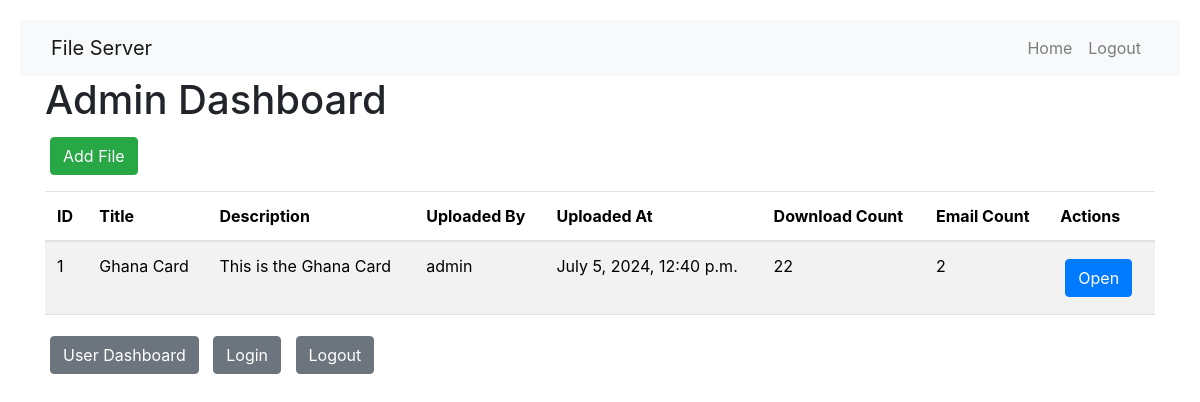
Before: /admin-dashboard/ (signed in) with the older database file.
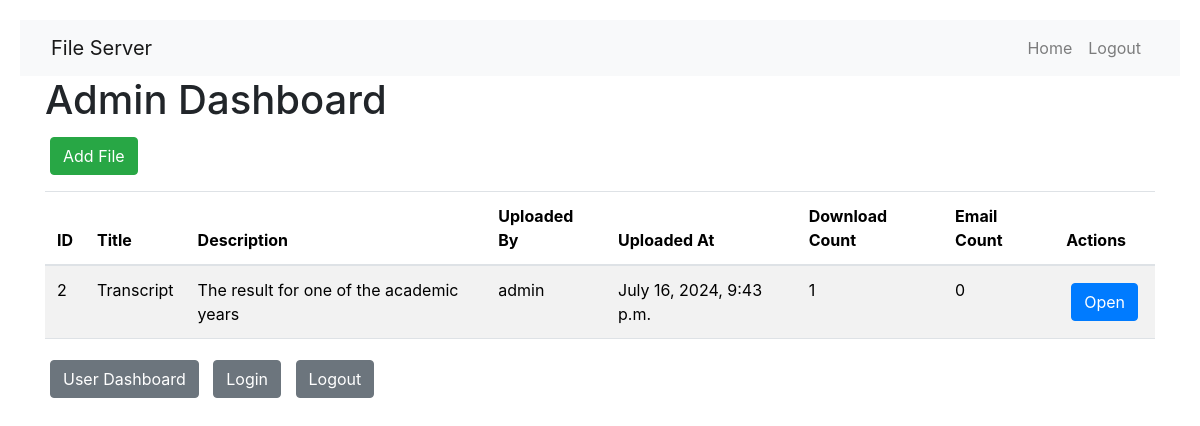
After: the same page with the newer database file.
### backend/models.py (models this page shows, shortened)
class Document(models.Model):
    title = models.CharField(max_length=100)
    description = models.TextField()
    file = models.FileField(upload_to="uploads/")
    uploaded_at = models.DateTimeField(auto_now_add=True)
    uploaded_by = models.ForeignKey(settings.AUTH_USER_MODEL, on_delete=models.CASCADE)
    download_count = models.PositiveIntegerField(default=0)
    email_count = models.PositiveIntegerField(default=0)

class CustomUser(AbstractUser):
    email = models.EmailField(unique=True)

### backend/views.py (the view)
# urls.py: path("admin-dashboard/", admin_dashboard, name="admin_dashboard"),
@login_required(login_url="login")
def admin_dashboard(request):
    if not request.user.is_superuser:
        return redirect("userDashboard")
    documents = Document.objects.all()
    download_logs = DownloadLog.objects.all()
    email_logs = EmailLog.objects.all()
    return render(
        request,
        "adminDashboard.html",
        {
            "documents": documents,
            "download_logs": download_logs,
            "email_logs": email_logs,
        },
    )

### backend/templates/adminDashboard.html (shortened to what this page needs)
{% extends 'base.html' %}
{% block content %}
<h1>Admin Dashboard</h1>
<a href="{% url 'add_file' %}" class="btn btn-success mb-3">Add File</a>
<table class="table table-striped">
    <thead>
        <tr>
            <th>ID</th>
            <th>Title</th>
            <th>Description</th>
            <th>Uploaded By</th>
            <th>Uploaded At</th>
            <th>Download Count</th>
            <th>Email Count</th>
            <th>Actions</th>
        </tr>
    </thead>
    <tbody>
        {% for document in documents %}
        <tr>
            <td>{{ document.id }}</td>
            <td>{{ document.title }}</td>
            <td>{{ document.description }}</td>
            <td>{{ document.uploaded_by.username }}</td>
            <td>{{ document.uploaded_at }}</td>
            <td>{{ document.download_count }}</td>
            <td>{{ document.email_count }}</td>
            <td>
                <button type="button" class="btn btn-primary" data-toggle="modal"
                    data-target="#fileModal{{ document.id }}">
                    Open
                </button>
            </td>
        </tr>
        {% endfor %}
    </tbody>
</table>
<div class="mb-3">
    <a href="{% url 'userDashboard' %}" class="btn btn-secondary">User Dashboard</a>
    <a href="{% url 'login' %}" class="btn btn-secondary">Login</a>
    <a href="{% url 'logout' %}" class="btn btn-secondary">Logout</a>
</div>
{% endblock %}

### backend/templates/base.html (shortened to what this page needs)
{% load static %}
{% load custom_filters %}
<!DOCTYPE html>
<html lang="en">
<head>
    <link rel="stylesheet" href="https://cdn.jsdelivr.net/npm/@fortawesome/fontawesome-free@6.4.2/css/all.min.css">
    <link rel="stylesheet" href="https://cdn.jsdelivr.net/npm/bootstrap@5.3.3/dist/css/bootstrap.min.css">
    <link rel="stylesheet"
        href="https://cdn.jsdelivr.net/npm/@fortawesome/fontawesome-free@6.4.2/css/fontawesome.min.css">
    <link rel="stylesheet" href="{% static 'css/login_page.css' %}">
    <link rel="stylesheet" href="{% static 'css/signup.css' %}">
    <link rel="stylesheet" href="{% static 'css/password_reset_page.css' %}">
    <link rel="stylesheet" href="{% static 'css/password_reset_sent.css' %}">
    <link rel="stylesheet" href="{% static 'css/password_reset_form.css' %}">
    <link rel="stylesheet" href="{% static 'css/userdashboard.css' %}">
    <link rel="stylesheet" href="{% static 'css/admindashboard.css' %}">
    <link rel="stylesheet" href="https://stackpath.bootstrapcdn.com/bootstrap/4.5.2/css/bootstrap.min.css">
</head>
<body>
    <section id="nav-bar">
        <nav class="navbar navbar-expand-lg navbar-light bg-light">
            <div class="container-fluid">
                <a class="navbar-brand" href="{% url 'landing_page' %}">File Server</a>
                <div class="collapse navbar-collapse" id="navbarNav">
                    <ul class="navbar-nav ms-auto">
                        {% if request.path == '/' %}
                        <li class="nav-item">
                            <a class="nav-link" href="{% url 'landing_page' %}">Home</a>
                        </li>
                        <li class="nav-item">
                            <a class="nav-link" href="{% url 'signUp' %}">Register</a>
                        </li>
                        <li class="nav-item">
                            <a class="nav-link" href="{% url 'login' %}">Login</a>
                        </li>
                                {% elif request.path == '/admin-dashboard/' %}
                                <li class="nav-item">
                                    <a class="nav-link" href="{% url 'admin_dashboard' %}">Home</a>
                                </li>
                                <li class="nav-item">
                                    <a class="nav-link" href="{% url 'logout' %}">Logout</a>
                                </li>
                                {% endif %}
                    </ul>
                </div>
            </div>
        </nav>
    </section>
    <div class="container">
        {% block content %}
        {% endblock %}
    </div>
</body>
</html>

### static/css/userdashboard.css (style rules this page uses)
.btn { padding: 10px 20px; margin: 5px; border: none; cursor: pointer; }

### static/css/admindashboard.css (style rules this page uses)
body { padding: 20px; }

Changed rows visible on the page:
removed Document: id "1", title "Ghana Card", description "This is the Ghana Card", uploaded_by.username "admin", uploaded_at "July 5, 2024, 12:40 p.m.", download_count "22", email_count "2"
added Document: id "2", title "Transcript", description "The result for one of the academic years", uploaded_by.username "admin", uploaded_at "July 16, 2024, 9:43 p.m.", download_count "1", email_count "0"
